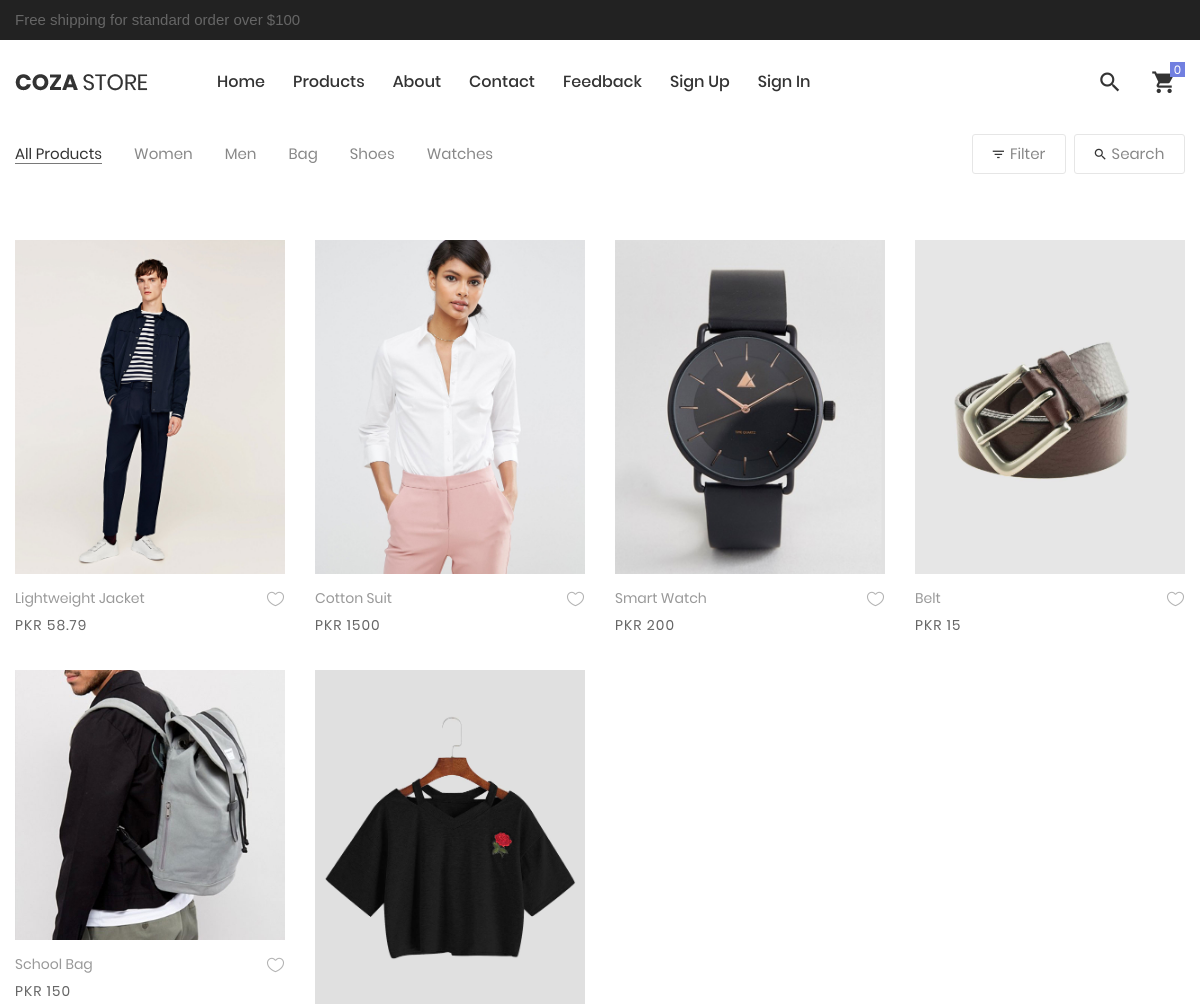
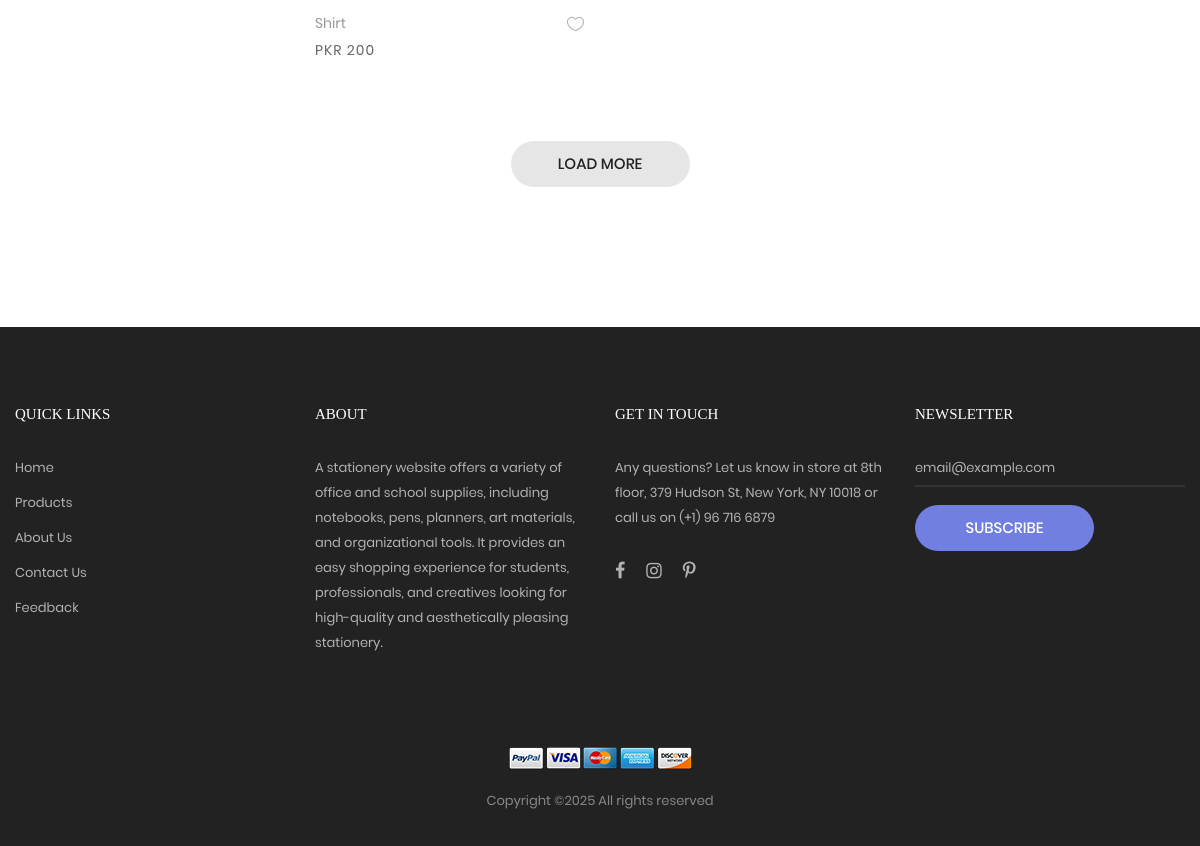
Page /cozastore/product.php on the committed database (2 pictures, top to bottom).
### tables this page shows
CREATE TABLE `products` (
  `id` int(11) NOT NULL,
  `name` varchar(100) NOT NULL,
  `price` varchar(50) NOT NULL,
  `quantity` varchar(50) NOT NULL,
  `description` varchar(1000) NOT NULL,
  `image` varchar(200) NOT NULL,
  `categoryid` int(11) NOT NULL
);

### cozastore/auth/auth.php (called while the page is built, shortened)
<?php
$proaddress = "../dashmin/img/products/";
?>

### cozastore/product.php (the view, shortened to what this page needs)
<?php
include("components/header.php")
?>
	<div class="bg0 m-t-80 p-b-140">
		<div class="container">
			<div class="flex-w flex-sb-m p-b-52">
			<?php
				if(!isset($_GET['cid'])){
?>
				<div class="flex-w flex-l-m filter-tope-group m-tb-10">
					<button class="stext-106 cl6 hov1 bor3 trans-04 m-r-32 m-tb-5 how-active1" data-filter="*">
						All Products
					</button>
					<button class="stext-106 cl6 hov1 bor3 trans-04 m-r-32 m-tb-5" data-filter=".women">
						Women
					</button>
					<button class="stext-106 cl6 hov1 bor3 trans-04 m-r-32 m-tb-5" data-filter=".men">
						Men
					</button>
					<button class="stext-106 cl6 hov1 bor3 trans-04 m-r-32 m-tb-5" data-filter=".bag">
						Bag
					</button>
					<button class="stext-106 cl6 hov1 bor3 trans-04 m-r-32 m-tb-5" data-filter=".shoes">
						Shoes
					</button>
					<button class="stext-106 cl6 hov1 bor3 trans-04 m-r-32 m-tb-5" data-filter=".watches">
						Watches
					</button>
				</div>
				<?php
				}
				?>
				<div class="flex-w flex-c-m m-tb-10">
					<div class="flex-c-m stext-106 cl6 size-104 bor4 pointer hov-btn3 trans-04 m-r-8 m-tb-4 js-show-filter">
						<i class="icon-filter cl2 m-r-6 fs-15 trans-04 zmdi zmdi-filter-list"></i>
						 Filter
					</div>
					<div class="flex-c-m stext-106 cl6 size-105 bor4 pointer hov-btn3 trans-04 m-tb-4 js-show-search">
						<i class="icon-search cl2 m-r-6 fs-15 trans-04 zmdi zmdi-search"></i>
						Search
					</div>
				</div>
			</div>
			<div class="row isotope-grid">
			<?php
if(isset($_GET['cid'])){
	$cid = $_GET['cid'];
	$query = $pdo ->prepare("select * from products where categoryid =:pid");
	$query->bindParam("pid",$cid);
	$query->execute();
	$catData = $query->fetchAll(PDO::FETCH_ASSOC);
	foreach($catData as $proData){
?>
					<div class="col-sm-6 col-md-4 col-lg-3 p-b-35 isotope-item women">
					<div class="block2">
						<div class="block2-pic hov-img0">
							<img src="<?php echo $proaddress.$proData['image'] ?>" alt="IMG-PRODUCT">
							<a href="#" class="block2-btn flex-c-m stext-103 cl2 size-102 bg0 bor2 hov-btn1 p-lr-15 trans-04 js-show-modal1">
								Quick View
							</a>
						</div>
						<div class="block2-txt flex-w flex-t p-t-14">
							<div class="block2-txt-child1 flex-col-l ">
								<a href="product-detail.php?pid=<?php echo $proData['id']?>" class="stext-104 cl4 hov-cl1 trans-04 js-name-b2 p-b-6">
								<?php echo $proData['name'] ?>
								</a>
								<span class="stext-105 cl3">
								PKR <?php echo $proData['price'] ?>
								</span>
							</div>
							<div class="block2-txt-child2 flex-r p-t-3">
								<a href="#" class="btn-addwish-b2 dis-block pos-relative js-addwish-b2">
									<img class="icon-heart1 dis-block trans-04" src="images/icons/icon-heart-01.png" alt="ICON">
									<img class="icon-heart2 dis-block trans-04 ab-t-l" src="images/icons/icon-heart-02.png" alt="ICON">
								</a>
							</div>
						</div>
					</div>
				</div>
					<?php
	}
}else{
	$allQuery = $pdo ->query("select * from products");
	$allrows= $allQuery->fetchAll(PDO::FETCH_ASSOC);
	foreach($allrows as $allproduct){
		?>
		<div class="col-sm-6 col-md-4 col-lg-3 p-b-35 isotope-item women">
					<div class="block2">
						<div class="block2-pic hov-img0">
							<img src="<?php echo $proaddress.$allproduct['image']?>" alt="IMG-PRODUCT">
						</div>
						<div class="block2-txt flex-w flex-t p-t-14">
							<div class="block2-txt-child1 flex-col-l ">
								<a href="product-detail.php?pid=<?php echo $allproduct['id']?>" class="stext-104 cl4 hov-cl1 trans-04 js-name-b2 p-b-6">
						<?php echo $allproduct['name']?>
								</a>
								<span class="stext-105 cl3">
									PKR <?php echo $allproduct['price']?>
								</span>
							</div>
							<div class="block2-txt-child2 flex-r p-t-3">
								<a href="#" class="btn-addwish-b2 dis-block pos-relative js-addwish-b2">
									<img class="icon-heart1 dis-block trans-04" src="images/icons/icon-heart-01.png" alt="ICON">
								</a>
							</div>
						</div>
					</div>
				</div>
		<?php
	}
}
?>
			</div>
			<div class="flex-c-m flex-w w-full p-t-45">
				<a href="#" class="flex-c-m stext-101 cl5 size-103 bg2 bor1 hov-btn1 p-lr-15 trans-04">
					Load More
				</a>
			</div>
		</div>
	</div>
	<?php
include("components/footer.php")
?>

### cozastore/css/main.css (style rules this page uses)
.container { max-width: 1380px; }
@media (max-width: 1600px) { .container { max-width: 1200px; } }
.block2-pic { position: relative; }
.block2-txt-child1 { width: calc(100% - 30px); }
.block2-txt-child2 { width: 30px; }
.cl2 { color: #333; }
.cl3 { color: #666; }
.cl4 { color: #999; }
.cl5 { color: #222; }
.cl6 { color: #888; }
.stext-101 { font-family: Poppins-Medium; font-size: 15px; line-height: 1.466667; text-transform: uppercase; }
.stext-104 { font-family: Poppins-Regular; font-size: 14px; line-height: 1.466667; }
.stext-105 { font-family: Poppins-Regular; font-size: 14px; line-height: 1.466667; letter-spacing: 1px; }
.stext-106 { font-family: Poppins-Regular; font-size: 15px; line-height: 1.2; }
.size-103 { min-width: 179px; height: 46px; }
.size-104 { min-width: 94px; height: 40px; }
.size-105 { min-width: 111px; height: 40px; }
.bg0 { background-color: #fff; }
.bg2 { background-color: #e6e6e6; }
.bor1 { border-radius: 23px; }
.bor3 { border-bottom: 1px solid transparent; }
.bor4 { border: 1px solid #e6e6e6; border-radius: 3px; }
.how-active1 { color: #333; border-color: #797979; }
.hov-img0 { display: block; overflow: hidden; }
.hov-img0 img { width: 100%; -webkit-transition: transform 0.9s ease; -o-transition: transform 0.9s ease; -moz-transition: transform 0.9s ease; transition: transform 0.9s ease; }

### rows in the picture
products: image (picture), name "Lightweight Jacket", price "58.79"
products: image (picture), name "Cotton Suit", price "1500"
products: image (picture), name "Smart Watch", price "200"
products: image (picture), name "Belt", price "15"
products: image (picture), name "School Bag", price "150"
products: image (picture), name "Shirt", price "200"
